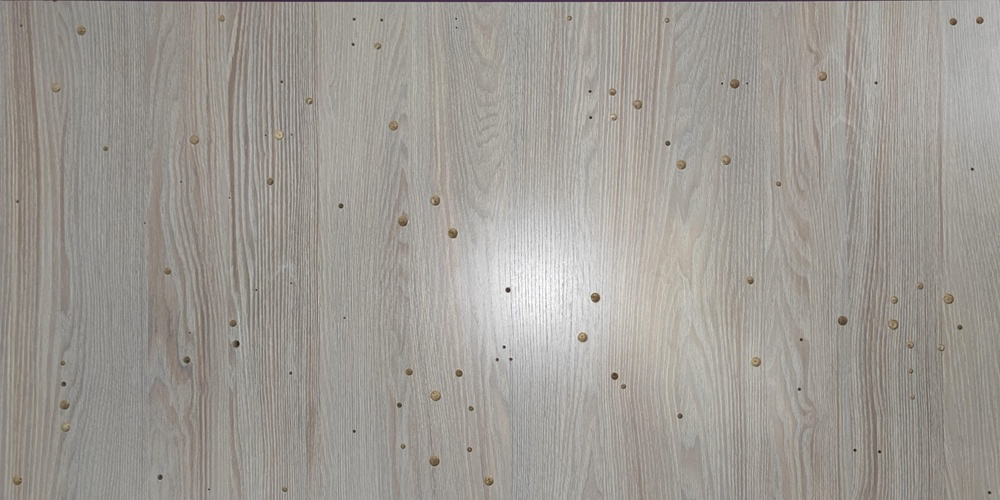
#> input picture project/real_detection/main/res.jpg, 1000 x 500 px, shrunk from 10000 x 5000 before the run
$ python main.py
#> lines starting #> are read from the running program, lines starting #| are printed output that depends on the picture; after the words box and inside, x2 and y2 are one past the last pixel; in counts of white or black regions, pixels touching at a corner belong together
#> further down, img is the input picture: shape (500, 1000, 3); mean R, G, B 158.4, 154.3, 148.5
import cv2
import numpy as np
import pandas as pd
from scipy import ndimage
from matplotlib import pyplot as plt
from skimage.io import imread, imsave
from mpl_toolkits.mplot3d import Axes3D
from sklearn.svm import LinearSVC, SVC
from sklearn.metrics import mean_squared_error
from sklearn.metrics import mean_absolute_percentage_error


def cv_show(name, image):
    cv2.namedWindow(name, cv2.WINDOW_NORMAL)
    cv2.imshow(name, image)
    cv2.waitKey(0)
    cv2.destroyAllWindows()

def flatten_img(img):
    x, y, c = img.shape
    return img.reshape((x*y, c))


def gen_train_labels(img):
    df = pd.read_csv('holes_location.csv')
#> (reads project/real_detection/main/holes_location.csv from the repository)
    mask = np.zeros((img.shape[0], img.shape[1]), dtype=np.uint8)
    # Create a black image the same size as img

    for index, row in df.iterrows():
        x = (int)(10 * row['x'])
        y = (int)(10 * row['y'])
        r = (int)( 5 * row['d'])
        cv2.circle(mask, (x, y), r, (255,), -1)
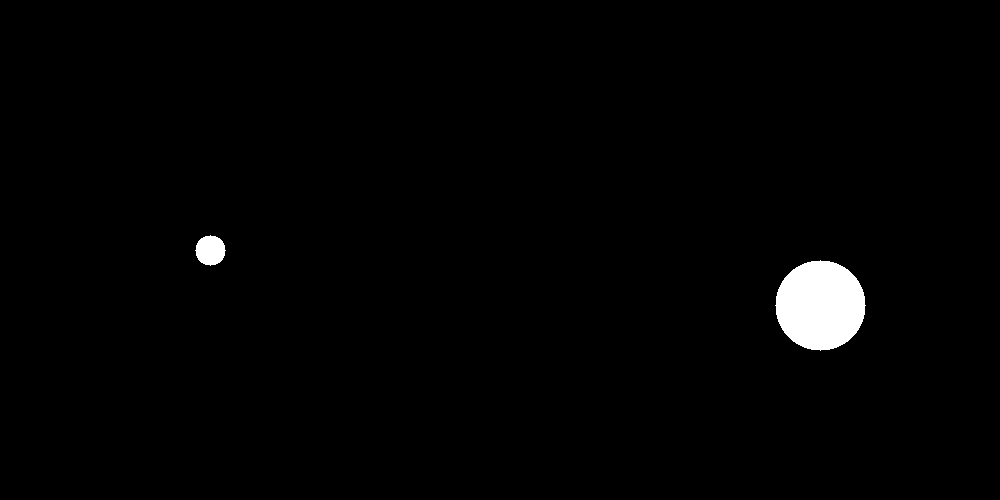
#> mask: shape (500, 1000); 1.4% white; 2 white regions, box (x1, y1, x2, y2) and area: (775, 260, 866, 351) 6361, (195, 235, 226, 266) 709

    imsave('mask_f.png', mask)

def draw_3Dplot(img, mask):
    img_flatten = flatten_img(img)
    mask_flatten = (mask / 255).flatten()

    cloud_dsp = img_flatten[mask_flatten == 0.0]
    cloud_veneer = img_flatten[mask_flatten == 1.0]

    cloud_dsp_uniq = np.unique(cloud_dsp, axis=0)
    cloud_veneer_uniq = np.unique(cloud_veneer, axis=0)

    cloud_veneer_uniq_transpose = cloud_veneer_uniq.transpose()
    cloud_dsp_uniq_transpose = cloud_dsp_uniq.transpose()

    fig = plt.figure(figsize=(9, 9))
    ax = Axes3D(fig, azim=-10, elev=-10)


    ax.scatter(*cloud_dsp_uniq_transpose)
    ax.scatter(*cloud_veneer_uniq_transpose)
    ax.set_xlabel('Red')
    ax.set_ylabel('Green')
    ax.set_zlabel('Blue')

    plt.show()


def use_svc(img):
    svc = LinearSVC()
    # Assign parameters from function make_svc to fit model
    svc.coef_ = np.asarray([[0.06359505, 0.02765506, -0.11256832]])
    svc.classes_ = np.asarray([0., 1.])
    svc.intercept_ = np.asarray([0.11000304])

    pred_svc = svc.predict(flatten_img(img))

    img_mask = pred_svc.reshape(img.shape[0], img.shape[1]).astype(np.uint8)
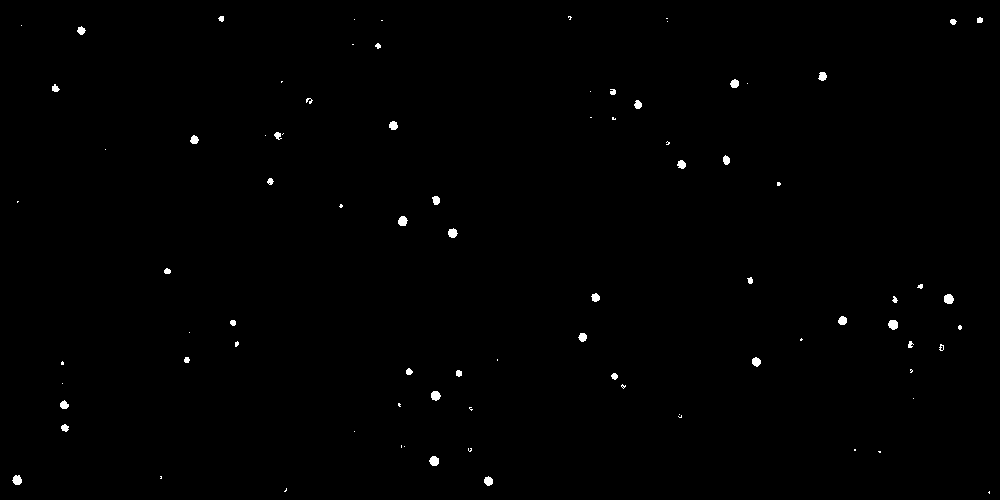
#> img_mask: shape (500, 1000); values 0 (black) and 1 (white), 0.46% white; 85 white regions (42 under 20 px), largest, box (x1, y1, x2, y2) and area: (944, 294, 954, 304) 81, (888, 320, 898, 330) 80, (429, 456, 439, 466) 78

    imsave('mask_svc_f.png', img_mask * 255)


def draw_circle(img):
    mask = imread('mask_svc_f.png')
    # [9 lines of commented-out code are left out]

    kernel_15 = np.zeros((15, 15), dtype=np.uint8)

    img_mask_erode = cv2.dilate(mask, kernel_15)
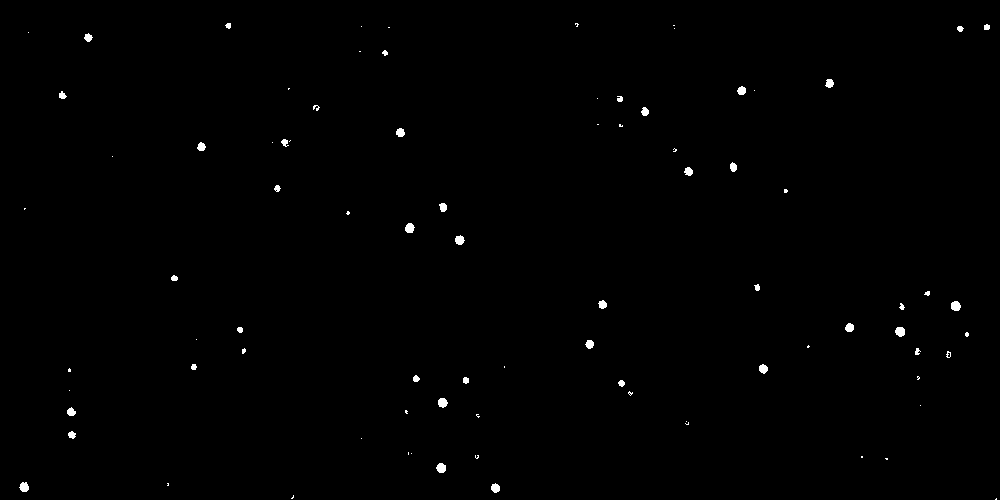
#> img_mask_erode: shape (500, 1000); 0.46% white; 85 white regions (42 under 20 px), largest, box (x1, y1, x2, y2) and area: (951, 301, 961, 311) 81, (895, 327, 905, 337) 80, (436, 463, 446, 473) 78

    circles = cv2.HoughCircles(
        img_mask_erode,  # 8bit single-channel, grayscale input image
        cv2.HOUGH_GRADIENT,  # Detection method
        2,  # Inverse ratio of the accumulator resolution to the image resolution
        130,  # Minimum distance of the two passed to the Canny edge detector
        param1=100,  # Higher threshold of the two passed to the  Canny edge detector
        param2=20,  # The smaller it is , the more false circles may be detected
        minRadius=5,  # Minimum circle radius
        maxRadius=50) # Maximum circle radius
#> circles = [[955, 305, 5.6], [409, 227, 5.3], [441, 467, 5.3]]


    img_tmp = img.copy()
    count = 0
    y_pred = []

    for circle in circles[0]:
        center = (int(circle[0]), int(circle[1]))
        cv2.circle(img_tmp, center, 1, (0, 100, 100), 3)
        cv2.circle(img_tmp, center, int(circle[2]), (255, 0, 0), 7)
        cv2.putText(img_tmp, f'{str(count)} radius={round(circle[2] / 5)}mm ', center,
                    cv2.FONT_HERSHEY_COMPLEX, 2, (0, 255, 0), 2)
        print(f"{count + 1}.({circle[0]}, {circle[1]}), diameter: {round(circle[2] / 5)}")

        y_pred.append([circle[0], circle[1], round(circle[2] / 5)])

        count += 1
#> this loop made 3 passes
#| 1.(955.0, 305.0), diameter: 1
#| 2.(409.0, 227.0), diameter: 1
#| 3.(441.0, 467.0), diameter: 1
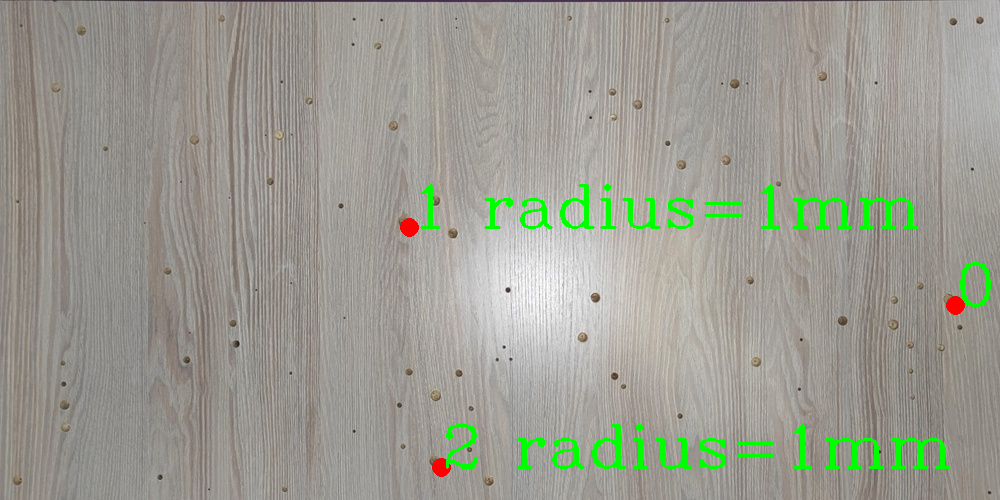
#> img_tmp: shape (500, 1000, 3); 1.99% of pixels changed, all inside (x1, y1, x2, y2) = (400, 184, 991, 477)
#> after the loop, count = 3; y_pred = [[955, 305, 1], [409, 227, 1], [441, 467, 1]]

    img_tmp = ndimage.rotate(img_tmp, -90)
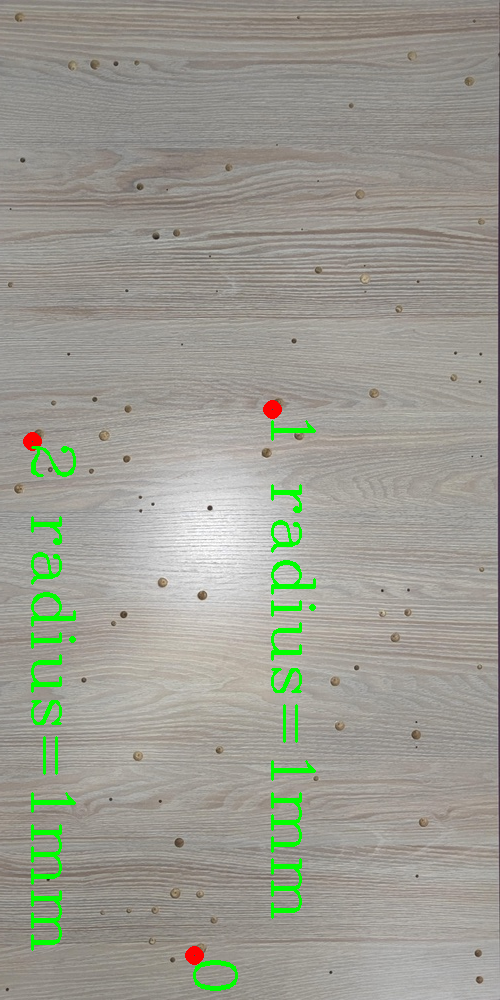
#> img_tmp: shape (1000, 500, 3); mean R, G, B 155.6, 155.8, 145.5
    np.savetxt("pred_circles_f.txt", y_pred, fmt='%d', delimiter=',')
    # plt.figure(figsize=(18, 34))
    # plt.imshow(img_tmp)
    # plt.show()
    imsave('res_detection_f.png', img_tmp)
    cv_show('result', img_tmp)


def accuracy():
    y_true = np.loadtxt('holes_locations.txt', delimiter=',')
#> (the run stopped early here; a loop or call above may not have finished)
